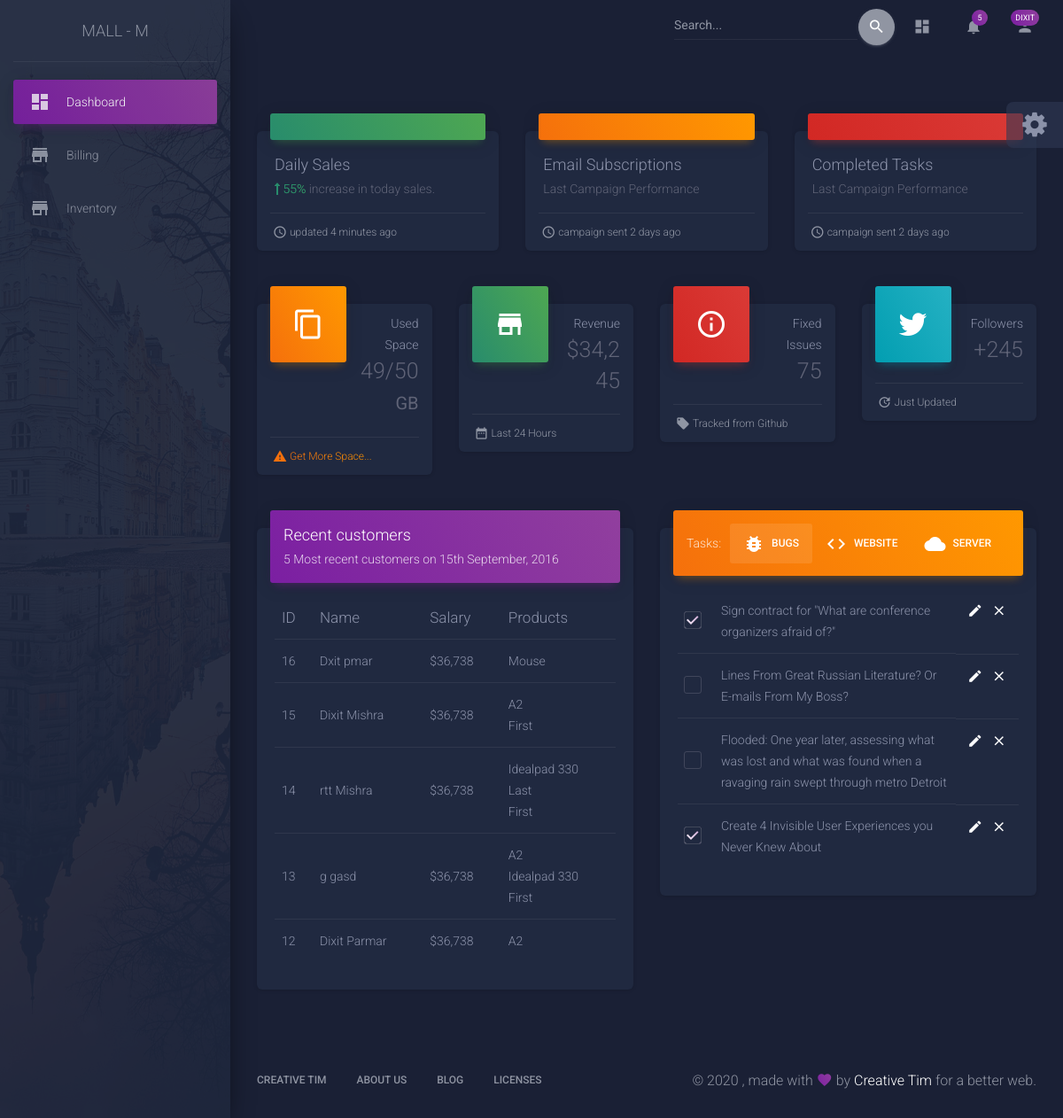
The page / (signed in) on the database as committed earlier.
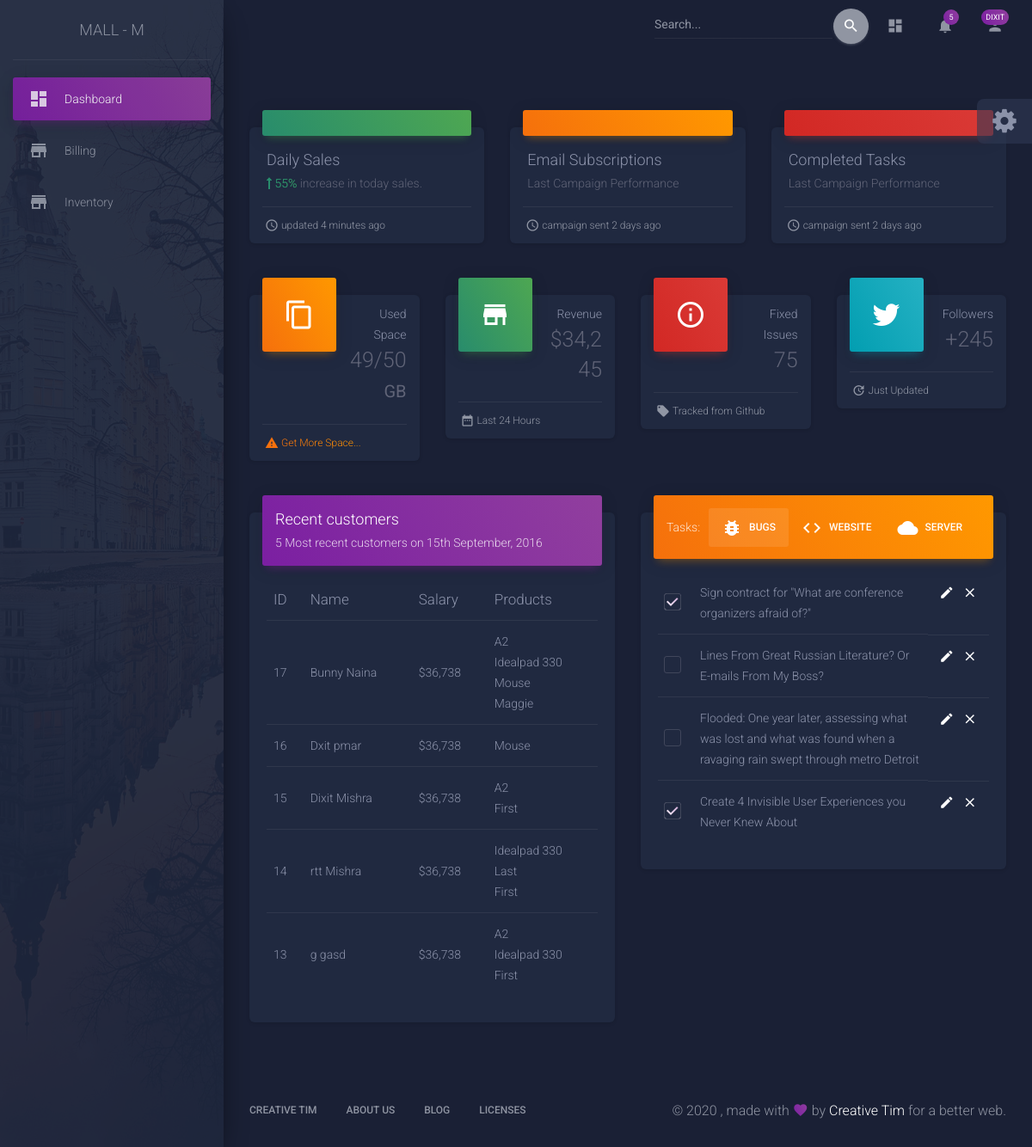
The same page on the database as committed later.
### billing/models.py (models this page shows, shortened)
class Customer(models.Model):
  product = models.ManyToManyField(Product)
  fname = models.CharField(max_length=30)
  lname = models.CharField(max_length=30)
  quantity = models.IntegerField(default=1)
  date = models.DateTimeField( auto_now=False, auto_now_add=False, default=timezone.now)

### madmin/models.py (models this page shows, shortened)
class Product(models.Model):
  Product_name = models.CharField(max_length=50)
  Supplier_name = models.CharField(max_length=100)
  Description = models.TextField()
  Imported_quantity = models.IntegerField()
  Imported_cost = models.BigIntegerField()
  Sold_quantity = models.IntegerField()
  Profit = models.IntegerField(default=0)
  Available_quantity = models.IntegerField()
  Price = models.IntegerField()
  Product_type = models.CharField(max_length=30)
  Image = models.ImageField(default='default.png', upload_to='product_pics')
  Product_code = models.CharField(max_length=6, default='DEF000')
  def __str__(self):
      return self.Product_name

### madmin/views.py (the view)
# urls.py: path('',views.dashboard,name="dashboard"),
@login_required
def dashboard(request):
  context = {'customers' :  Customer.objects.all().order_by('-pk')[:5]}
  return render(request,'mallm/dashboard.html', context)

### madmin/templates/mallm/dashboard.html (shortened to what the changed rows need)
{% extends 'mallm/common.html' %}
{% block content %}
      <div class="content mt-0">
        <div class="container-fluid">
          <div class="row">
            <div class="col-lg-6 col-md-12">
              <div class="card">
                <div class="card-body table-responsive">
                  <table class="table table-hover">
                    <thead class="text-warning">
                      <th>ID</th>
                      <th>Name</th>
                      <th>Salary</th>
                      <th>Products</th>
                    </thead>
                    <tbody>
                      {% for customer in customers %}
                      <tr>
                        <td>{{customer.pk}}</td>
                        <td>{{customer.fname}} {{customer.lname}} </td>
                        <td>$36,738</td>
                        <td>{{customer.product.all|join:'<br>'}}</td>
                      </tr>
                    {% endfor %}
                    </tbody>
                  </table>
                </div>
              </div>
            </div>
          </div>
        </div>
      </div>
     {% endblock content %}

Rows that differ between the two databases and show on the page:
no longer on this page (row unchanged): Customer: pk "12", fname "Dixit", lname "Parmar", product.all "A2"
added Customer: pk "17", fname "Bunny", lname "Naina", product.all "A2 Idealpad 330 Mouse Maggie"
